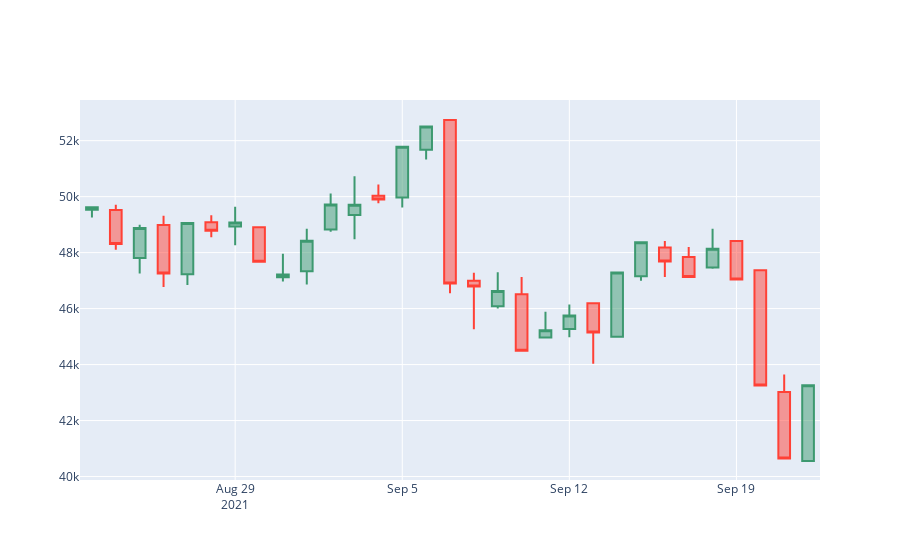

Source (notebook cell):
### Markdown cell above
Finally we are now ready to use plotly to create our Candlestick Chart.

### Code cell
fig = go.Figure(data=[go.Candlestick(x=candlestick_data['date'],
                open=candlestick_data['Price']['first'], 
                high=candlestick_data['Price']['max'],
                low=candlestick_data['Price']['min'], 
                close=candlestick_data['Price']['last'])
                ])

fig.update_layout(xaxis_rangeslider_visible=False)

fig.show()
